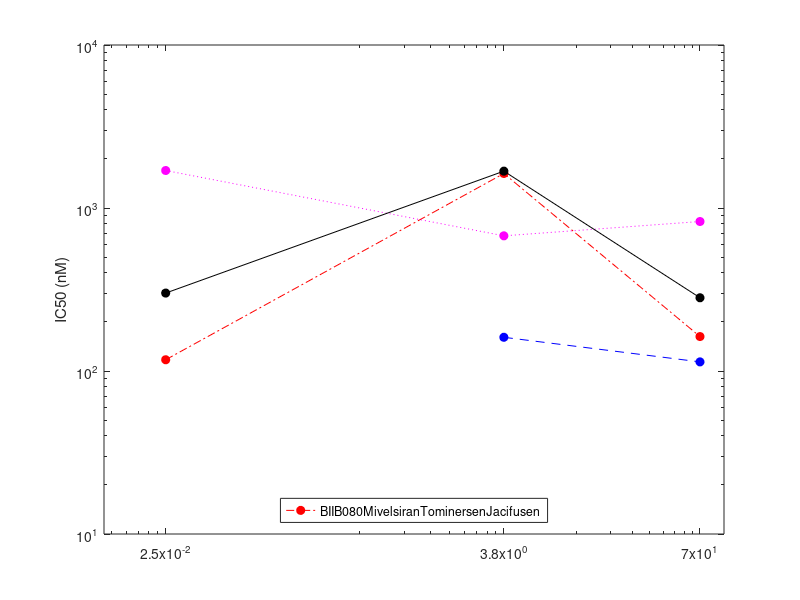

This figure's MATLAB source: (Note: this script raises an error after producing the figure.)
%% Allometric scaling plots of oligo parameters across species
% Standalone script that plots IC50, oligonucleotide half-life and protein
% half-life versus body weight (mouse/cyno/human) on log-log axes for the
% BIIB080, Mivelsiran, Tominersen and Jacifusen programs, and exports the
% figures. Parameter values are hard-coded in the matrices below.

clear all;close all;clc;

weights = [0.025,3.8,70];
species = ["Mouse","Cyno","Human"];
bw = [0.025,3.8,70];
oligo_hl = [33.13,36.22,36.22;
NaN,118,118;    
29.12,18.52,24.16;
57.6,57.6,57.6];

% Without delay
IC50 = [117.23,1628.4,162.68;
    NaN,161,113.75;
    1698.5,675.02,826.34;
    300.67,1683,281.46];

% Delay
% IC50 = [68.42,3214,22.93;
%     NaN,148.2,22.16;
%     125,675.02,826.34;
%     300.67,1683,281.46];

% Without delay
prot_hl = [10 16 114.44;
    NaN 4.15 3.09;
    1 1 50;
    1 1 52.5];

% prot_hl = [16, 16, 104.21;
%     NaN, 2.76, 4.93;
%     1, 1, 50;
%     1, 1, 52.5];

color_scale = ["-or","-ob","-om","-ok"];

for ii=1:1

    subplot(1,1,ii)
    loglog(bw,IC50(1,:),'-.or','MarkerFaceColor','r',MarkerSize=8,LineWidth=1.5);  
    hold on;
    xlim([1e-2,1e2]);
    ylim([1e1,1e4]);

    subplot(1,1,ii)
    loglog(bw,IC50(2,:),'--ob','MarkerFaceColor','b',MarkerSize=8,LineWidth=1.5);  
    hold on;
    xlim([1e-2,1e2]);
    ylim([1e1,1e4]);

    subplot(1,1,ii)
    loglog(bw,IC50(3,:),':om','MarkerFaceColor','m',MarkerSize=8,LineWidth=2);  
    hold on;
    xlim([1e-2,1e2]);
    ylim([1e1,1e4]);

    subplot(1,1,ii)
    loglog(bw,IC50(4,:),'-ok','MarkerFaceColor','k',MarkerSize=8,LineWidth=1.5);  
    hold on;
    xlim([1e-2,1e2]);
    ylim([1e1,1e4]);

    legend(["BIIB080","Mivelsiran","Tominersen","Jacifusen"],"Location","south");


end
xticks([0.025,3.8,70]);
ylabel('IC50 (nM)')
fontsize(gcf,20,'points')
legend box off
exportgraphics(gcf,'IC50_final.png','Resolution',600);

figure
for ii=1:1

    subplot(1,1,ii)
    loglog(bw,oligo_hl(1,:),'-.or','MarkerFaceColor','r',MarkerSize=8,LineWidth=1.5);  
    hold on;
    xlim([1e-2,1e2]);
    ylim([1e1,1e3]);

    subplot(1,1,ii)
    loglog(bw,oligo_hl(2,:),'--ob','MarkerFaceColor','b',MarkerSize=8,LineWidth=1.5);  
    hold on;
    xlim([1e-2,1e2]);
    ylim([1e1,1e3]);

    subplot(1,1,ii)
    loglog(bw,oligo_hl(3,:),':om','MarkerFaceColor','m',MarkerSize=8,LineWidth=2);  
    hold on;
    xlim([1e-2,1e2]);
    ylim([1e1,1e3]);

    subplot(1,1,ii)
    loglog(bw,oligo_hl(4,:),'-ok','MarkerFaceColor','k',MarkerSize=8,LineWidth=1.5);  
    hold on;
    xlim([1e-2,1e2]);
    ylim([1e1,1e3]);

    % legend(["BIIB080","Mivelsiran","Tominersen","Jacifusen"],"Location","southeast");

    legend off

end

xticks([0.025,3.8,70]);
ylabel('Oligo half life (day)')
fontsize(gcf,20,'points')
exportgraphics(gcf,'oligo_hl_final.png','Resolution',600);

% legend box off

figure
for ii=1:1

    subplot(1,1,ii)
    loglog(bw,prot_hl(1,:),'-.or','MarkerFaceColor','r',MarkerSize=8,LineWidth=1.5);  
    hold on;
    xlim([1e-2,1e2]);
    ylim([5e-1,5e2]);

    subplot(1,1,ii)
    loglog(bw,prot_hl(2,:),'--ob','MarkerFaceColor','b',MarkerSize=8,LineWidth=1.5);  
    hold on;
    xlim([1e-2,1e2]);
    ylim([5e-1,5e2]);

    subplot(1,1,ii)
    loglog(bw,prot_hl(3,:),':om','MarkerFaceColor','m',MarkerSize=8,LineWidth=3);  
    hold on;
    xlim([1e-2,1e2]);
    ylim([5e-1,5e2]);

    subplot(1,1,ii)
    loglog(bw,prot_hl(4,:),'-ok','MarkerFaceColor','k',MarkerSize=8,LineWidth=1.5);  
    hold on;
    xlim([1e-2,1e2]);
    ylim([5e-1,5e2]);

    % legend(["BIIB080","Mivelsiran","Tominersen","Jacifusen"],"Location","southeast");

    legend off

end
xticks([0.025,3.8,70]);
ylabel('Protein half life (day)')
fontsize(gcf,20,'points')
exportgraphics(gcf,'prot_hl.png','Resolution',600);

% legend box off
